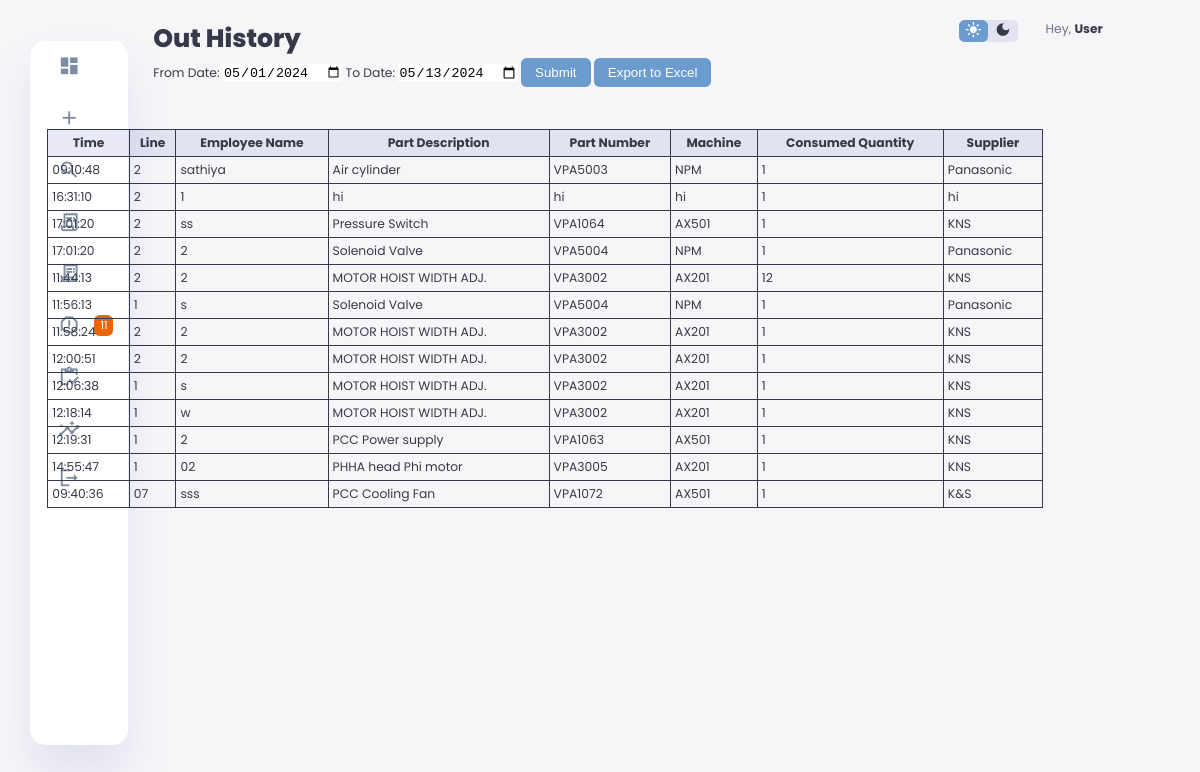
The app's page /spare_out_history with its own data.
### tables this page shows
CREATE TABLE "out_request_form"
(
    employee_name text,
    VPN           text,
    line          text,
    quantity      text,
    date          text,
    part_name     TEXT,
    part_number   TEXT,
    machine_name  TEXT,
    supplier      TEXT
, time TEXT);

### main.py (the view, shortened to what this page needs)
@app.route('/spare_out_history', methods=['GET', 'POST'])
def spare_out_history():
    global login_details
    current_date = datetime.now()
    from_date = current_date.replace(day=1)
    from_date = from_date.strftime("%Y-%m-%d")
    to_date = current_date.strftime("%Y-%m-%d")
    conn = sqlite3.connect('spare_part_maintenance.db')
    cursor = conn.cursor()
    data = cursor.execute("select VPN from out_request_form WHERE date BETWEEN ? AND ?",
                          (from_date, to_date)).fetchall()
    total_data_hist = cursor.execute("SELECT * FROM out_request_form WHERE date BETWEEN ? AND ?",
                                     (from_date, to_date)).fetchall()
    current_stack = []
    next_formate_details = []
    for part_data in data:
        remaining_data_hist = cursor.execute("SELECT Quantity FROM new_spare_in WHERE VPN=?",
                                             (part_data[0],)).fetchall()
        for i in remaining_data_hist:
            current_stack.append(i[0])
    for j in total_data_hist:
        next_formate_details.append([j[4], j[9], j[0], j[5], j[1], j[7], j[3], j[2], j[8]])
    return render_template('spare_out_history.html', result_all=next_formate_details,
                           stack=current_stack, from_date=from_date,login_details=login_details, to_date=to_date, notification=notification)

### templates/spare_out_history.html (shortened to what this page needs)
<!DOCTYPE html>
<html lang="en">
<head>
</head>
<body>
    <div class="container">
        <aside>
          <div class="sidebar">
                <a href="#" onclick="redirectTo('home')">
                    <span class="material-icons-sharp">
                    </span>
                </a>
               {% if login_details =="ad"%}
                <a href="#" onclick="redirectTo('new_spare')">
                <span class="material-icons-sharp">add</span>
                <h3>New Spare</h3>
                </a>
                <a href="#" onclick="redirectTo('search')">
                <span class="material-icons-sharp">search</span>
                <h3>Search</h3>
                </a>
                <a href="#" onclick="redirectTo('spare_out_history')">
                <span class="material-icons-sharp">receipt_long</span>
                <h3>Spare Out History</h3>
                </a>
                <a href="#" onclick="redirectTo('spare_in_history')">
                <span class="material-icons-sharp">receipt_long</span>
                <h3>Spare In History</h3>
                </a>
                <a href="#" onclick="redirectTo('alert')">
                <span class="material-icons-sharp">report_gmailerrorred</span>
                <h3>Alert</h3>
                    <span class="message-count">{{ notification }}</span>
                </a>
                <a href="#" onclick="redirectTo('master_sheet')">
                <span class="material-icons-sharp">inventory</span>
                <h3>Master Sheet</h3>
                </a>
                <a href="#" onclick="redirectTo('consumption_of_spare')" >
                <span class="material-icons-sharp">insights</span>
                <h3>Consumption of spare</h3>
                </a>
               {% else %}
               <a href="#">
                <span class="material-icons-sharp">add</span>
                </a>
                   <a href="#" onclick="redirectTo('search')">
                <span class="material-icons-sharp">search</span>
                </a>
               <a href="#">
                <span class="material-icons-sharp">receipt_long</span>
                </a>
                <a href="#">
                <span class="material-icons-sharp">receipt_long</span>
                </a>
                <a href="#">
                <span class="material-icons-sharp">report_gmailerrorred</span>
                    <span class="message-count">{{ notification }}</span>
                </a>
                <a href="#">
                <span class="material-icons-sharp">inventory</span>
                </a>
                <a href="#" >
                <span class="material-icons-sharp">insights</span>
                </a>
               {% endif %}
                <a href="#" onclick="redirectTo('login')">
                    <span class="material-icons-sharp">
                    </span>
                </a>
            </div>
        </aside>
        <main>
    <h1>Out History</h1>
        <div class="search-button">
            <form method="post" action="/spare_out_history">
                <label for="from_date">From Date:</label>
                <input name="from_date" type="date" id="from_date" value="{{from_date}}">
                <label for="to_date">To Date:</label>
                <input name="to_date" type="date" id="to_date" value="{{to_date}}">
                <button type="submit" name="action" value="Submit">Submit</button>
                <button onclick="exportToExcel('spare_history_out')">Export to Excel</button>
            </form>
        </div>
    <div class="recent-orders">
        <table id="ordersTable">
        <thead>
        <tr>
        <th>Time</th>
        <th>Line</th>
        <th>Employee Name</th>
        <th>Part Description</th>
        <th>Part Number</th>
        <th>Machine</th>
        <th>Consumed Quantity</th>
        <th>Supplier</th>
    </tr>
    </thead>
    <tbody>
    {% for result in result_all %}
    <tr>
        <td>{{ result[1] }}</td>
        <td>{{ result[7] }}</td>
        <td>{{ result[2] }}</td>
        <td>{{ result[3] }}</td>
        <td>{{ result[4] }}</td>
        <td>{{ result[5] }}</td>
        <td>{{ result[6] }}</td>
        <td>{{ result[8] }}</td>
    </tr>
    {% endfor %}
        </table>
    </div>
</main>
        <div class="right-section">
            <div class="nav">
                <div class="dark-mode">
                    <span class="material-icons-sharp active">
                    </span>
                    <span class="material-icons-sharp">
                    </span>
                </div>
                <div class="profile">
                    <div class="info">
                        {% if login_details == "ad" %}
                        <p>Hey, <b>Admin</b></p>
                        {% else %}
                        <p>Hey, <b>User</b></p>
                        {% endif %}
                    </div>
                    <div class="profile-photo">
                    </div>
                </div>
            </div>
        </div>
    </div>
</body>
</html>

### templates/spare_out_history.html (style rules this page uses)
:root { --color-primary: #6C9BCF; --color-danger: #ea6604; --color-error: #ff001e; --color-success: #1B9C85; --color-warning: #F7D060; --color-white: #fff; --color-info-dark: #7d8da1; --color-dark: #363949; --color-light: rgba(132, 139, 200, 0.18); --color-dark-variant: #677483; --color-background: #f6f6f9; --card-border-radius: 2rem; --border-radius-1: 0.4rem; --border-radius-2: 1.2rem; --card-padding: 1.8rem; --padding-1: 1.2rem; --box-shadow: 0 2rem 3rem var(--color-light); }
* { margin: 0; padding: 0; outline: 0; appearance: initial; border: 0; text-decoration: none; box-sizing: border-box; }
html { font-size: 14px; }
body { width: 100vw; height: 100vh; font-family: 'Poppins', sans-serif; font-size: 0.88rem; user-select: none; overflow-x: hidden; color: var(--color-dark); background-color: var(--color-background); }
a { color: var(--color-dark); }
h1 { font-weight: 800; font-size: 1.8rem; }
p { color: var(--color-dark-variant); }
b { color: var(--color-dark); }
.container { display: grid; width: 96%; margin: 0 auto; gap: 1.8rem; grid-template-columns: 12rem auto 23rem; }
aside { height: 100vh; }
aside .sidebar { display: flex; flex-direction: column; background-color: var(--color-white); box-shadow: var(--box-shadow); border-radius: 15px; height: 88vh; position: relative; top: 1.5rem; transition: all 0.3s ease; }
aside .sidebar a { display: flex; align-items: center; color: var(--color-info-dark); height: 3.7rem; gap: 1rem; position: relative; margin-left: 2rem; transition: all 0.3s ease; }
aside .sidebar a span { font-size: 1.6rem; transition: all 0.3s ease; }
aside .sidebar a:last-child { position: absolute; bottom: 2rem; width: 100%; }
aside .sidebar .message-count { background-color: var(--color-danger); padding: 2px 6px; color: var(--color-white); font-size: 11px; border-radius: var(--border-radius-1); }
main { margin-top: 1.4rem; }
.recent-orders table { width: 100%; border-collapse: collapse; border: 1px solid var(--color-dark); }
.recent-orders th, .recent-orders td { padding: 4px; border: 1px solid var(--color-dark); }
.recent-orders th { background-color: var(--color-light); font-weight: bold; }
.recent-orders th, .recent-orders td { padding: 4px; border: 1px solid var(--color-dark); white-space: nowrap; }
.right-section { margin-top: 1.4rem; }
.right-section .nav { display: flex; justify-content: end; gap: 2rem; }
.right-section .dark-mode { background-color: var(--color-light); display: flex; justify-content: space-between; align-items: center; height: 1.6rem; width: 4.2rem; cursor: pointer; border-radius: var(--border-radius-1); }
.right-section .dark-mode span { font-size: 1.2rem; width: 50%; height: 100%; display: flex; align-items: center; justify-content: center; }
.right-section .dark-mode span.active { background-color: var(--color-primary); color: white; border-radius: var(--border-radius-1); }
.right-section .nav .profile { display: flex; gap: 2rem; text-align: right; }
.right-section .nav .profile .profile-photo { width: 2.8rem; height: 2.8rem; border-radius: 50%; overflow: hidden; }
@media screen and (max-width: 1200px) { .container { width: 95%; grid-template-columns: 7rem auto 23rem; } }
@media screen and (max-width: 1200px) { aside .sidebar a { width: 5.6rem; } }
@media screen and (max-width: 1200px) { aside .sidebar a:last-child { position: relative; margin-top: 1.8rem; } }
@media screen and (max-width: 1200px) { main .recent-orders { width: 94%; position: absolute; left: 50%; transform: translateX(-50%); margin: 2rem 0 0 0.8rem; } }
@media screen and (max-width: 1200px) { main .recent-orders table { width: 83vw; } }
.search-button { margin-bottom: 1rem; display: flex; align-items: center; }
.search-button button { padding: 0.5rem 1rem; background-color: var(--color-primary); color: var(--color-white); border: none; border-radius: 0.4rem; cursor: pointer; }

### records on screen
out_request_form: time "09:10:48", line "2", employee_name "sathiya", part_name "Air cylinder", VPN "VPA5003", machine_name "NPM", quantity "1", supplier "Panasonic"
out_request_form: time "16:31:10", line "2", result "1", part_name "hi", VPN "hi", machine_name "hi", supplier "hi"
out_request_form: time "17:01:20", line "2", employee_name "ss", part_name "Pressure Switch", VPN "VPA1064", machine_name "AX501", quantity "1", supplier "KNS"
out_request_form: time "17:01:20", result "2", line "2", part_name "Solenoid Valve", VPN "VPA5004", machine_name "NPM", quantity "1", supplier "Panasonic"
out_request_form: time "11:44:13", result "2", line "2", part_name "MOTOR HOIST WIDTH ADJ.", VPN "VPA3002", machine_name "AX201", quantity "12", supplier "KNS"
out_request_form: time "11:56:13", result "1", employee_name "s", part_name "Solenoid Valve", VPN "VPA5004", machine_name "NPM", supplier "Panasonic"
out_request_form: time "11:58:24", result "2", line "2", part_name "MOTOR HOIST WIDTH ADJ.", VPN "VPA3002", machine_name "AX201", quantity "1", supplier "KNS"
out_request_form: time "12:00:51", result "2", line "2", part_name "MOTOR HOIST WIDTH ADJ.", VPN "VPA3002", machine_name "AX201", quantity "1", supplier "KNS"
out_request_form: time "12:06:38", result "1", employee_name "s", part_name "MOTOR HOIST WIDTH ADJ.", VPN "VPA3002", machine_name "AX201", supplier "KNS"
out_request_form: time "12:18:14", result "1", employee_name "w", part_name "MOTOR HOIST WIDTH ADJ.", VPN "VPA3002", machine_name "AX201", supplier "KNS"
out_request_form: time "12:19:31", result "1", employee_name "2", part_name "PCC Power supply", VPN "VPA1063", machine_name "AX501", supplier "KNS"
out_request_form: time "14:55:47", result "1", employee_name "02", part_name "PHHA head Phi motor", VPN "VPA3005", machine_name "AX201", supplier "KNS"
out_request_form: time "09:40:36", line "07", employee_name "sss", part_name "PCC Cooling Fan", VPN "VPA1072", machine_name "AX501", quantity "1", supplier "K&S"

### other values on screen
{{ notification }} "11"
